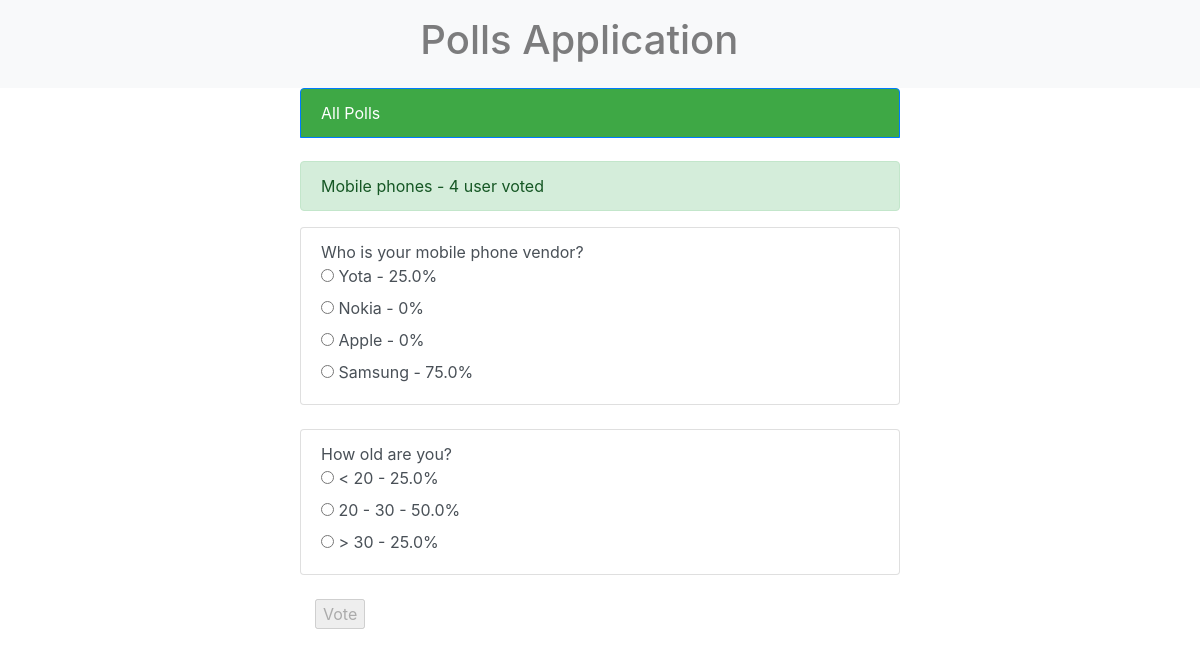
Screenshot of /poll/mobile_phones/ (signed in) with the database file from the repository.
### poll/models.py (models this page shows, shortened)
class Poll(models.Model):
    title = models.CharField(max_length=150, db_index=True)
    slug = models.SlugField(max_length=150, unique=True)
    comment = models.TextField(blank=True, db_index=True)
    date_create = models.DateTimeField(auto_now_add=True)
    is_public = models.BooleanField(default=False)
    def user_can_vote(self, user):
        query_set = user.vote_set.all().filter(poll=self)
        if query_set.exists():
            return False
        return True
    def num_votes(self):
        s = set()
        for i in self.vote_set.all():
            s.add(i.user)
        return len(s)

class Vote(models.Model):
    user = models.ForeignKey(User, on_delete=models.CASCADE)
    poll = models.ForeignKey(Poll, on_delete=models.CASCADE)
    choice = models.ForeignKey(Choice, on_delete=models.CASCADE)

class Question(models.Model):
    poll = models.ForeignKey(Poll, on_delete=models.CASCADE)
    text = models.CharField(max_length=150)
    order = models.IntegerField(default=0)
    answer = models.CharField(max_length=150, blank=True)
    class Meta:
        ordering = ['order']

class Choice(models.Model):
    question = models.ForeignKey(Question, on_delete=models.CASCADE)
    text = models.CharField(max_length=150)
    order = models.IntegerField(default=0)
    def num_votes(self):
        return self.vote_set.count()
    def percent(self):
        if self.num_votes() == 0:
            return 0
        else:
            percent = round((self.num_votes() / Poll.num_votes(self.question.poll) * 100), 2)
            return percent
    class Meta:
        ordering = ['order']

### poll/views.py (the view)
# urls.py: path('<str:slug>/', PollDetail.as_view(), name='poll_detail_url'),
class PollDetail(LoginRequiredMixin, PollDetailMixin, View):
    login_url = '/poll/login/'
    redirect_field_name = 'poll/poll_detail.html'

### poll/utils.py (called while the page is built)
    def get(self, request, slug):
        obj = get_object_or_404(self.model, slug__iexact=slug)
        user_can_vote = obj.user_can_vote(request.user)
        return render(request, self.template, context={self.model.__name__.lower(): obj,
                                                       'user_can_vote': user_can_vote})

### poll/templates/poll/poll_detail.html (shortened to what this page needs)
{% extends 'poll/base_poll.html' %}
{% block content %}
    <div class="alert alert-success col-6 offset-md-3">
    {{ poll.title }} - {{ poll.num_votes }} user voted
    </div>
     <form action="{% url 'poll_detail_url' poll.slug %}" method="post">
      {% for question in poll.question_set.all %}
            <fieldset id={{ question.id }}>
<div class="list-group-item list-group-item-action col-6 offset-md-3">
        {{ question.text  }}
        <br>
          {% for choice in question.choice_set.all %}
             <input type="radio"
              name="choice - {{ question.id }}"
              id="choice{{ forloop.counter }}"
              value="{{ choice.id }}">
              <label for="choice{{ forloop.counter }}">{{ choice.text }} {% if not user_can_vote %} - {{ choice.percent }}%{% endif %} </label><br>
          {% endfor %}
</div>
            </fieldset>
        <br>
    {% endfor %}
         <div class="col-6 offset-md-3">
          <input type="submit" value="Vote" {% if not user_can_vote %}disabled{% endif %} >
         </div>
  </form>
{% endblock %}

### rows the page displays
Poll: title "Mobile phones", num_votes "4"
Question: text "Who is your mobile phone vendor?"
Choice: text "Yota", percent "25.0"
Choice: text "Nokia", percent "0"
Choice: text "Apple", percent "0"
Choice: text "Samsung", percent "75.0"
Question: text "How old are you?"
Choice: text "< 20", percent "25.0"
Choice: text "20 - 30", percent "50.0"
Choice: text "> 30", percent "25.0"
